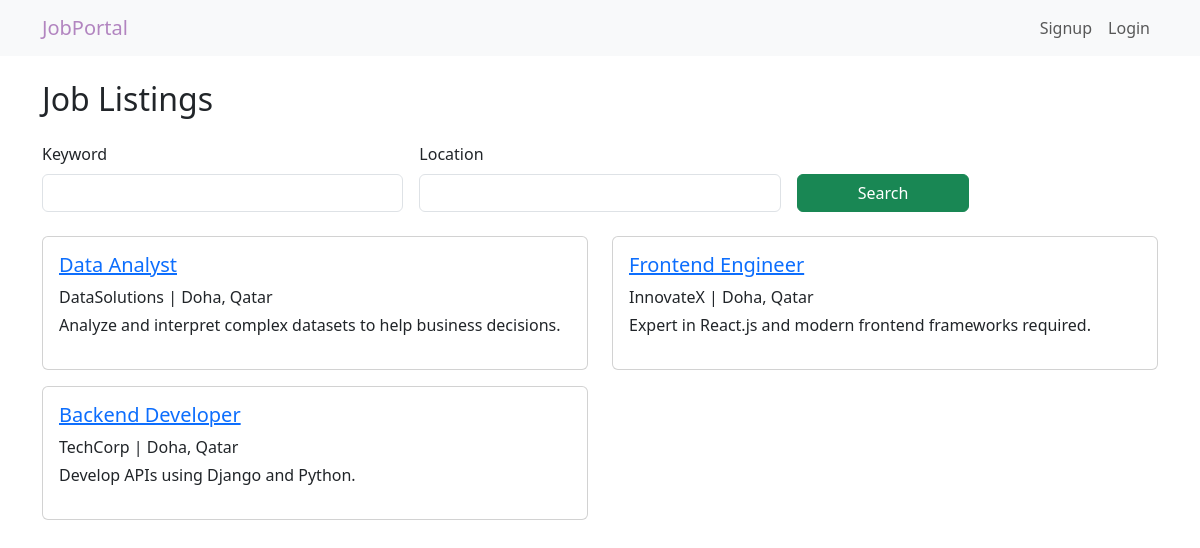
The page / on the database its author committed.
### jobapp/models.py (models this page shows, shortened)
class Job(models.Model):
    title = models.CharField(max_length=255)
    company = models.CharField(max_length=255)
    location = models.CharField(max_length=255, blank=True)
    description = models.TextField()
    created_by = models.ForeignKey(settings.AUTH_USER_MODEL, on_delete=models.CASCADE, related_name='posted_jobs')
    created_at = models.DateTimeField(auto_now_add=True)
    class Meta:
        ordering = ['-created_at']
    def get_absolute_url(self):
        return reverse('jobapp:job_detail', args=[self.pk])

### jobapp/views.py (the view)
# urls.py: path('', JobListView.as_view(), name='job_list'),
class JobListView(ListView):
    model = Job
    paginate_by = 8
    template_name = 'jobs/job_list.html'
    def get_context_data(self, **kwargs):
        context = super().get_context_data(**kwargs)
        context['search_form'] = JobSearchForm(self.request.GET or None)
        return context
    def get_queryset(self):
        qs = super().get_queryset()
        q = self.request.GET.get('q')
        loc = self.request.GET.get('location')
        if q:
            qs = qs.filter(Q(title__icontains=q) | Q(company__icontains=q) | Q(description__icontains=q))
        if loc:
            qs = qs.filter(location__icontains=loc)
        return qs

### jobapp/forms.py
class JobSearchForm(forms.Form):
    q = forms.CharField(required=False,label='Keyword')
    location = forms.CharField(required=False,label='Location')

### jobapp/templatetags/form_tags.py (called while the page is built)
@register.filter(name='add_class')
def add_class(field, css):
    return field.as_widget(attrs={"class": css})

### jobapp/templates/jobs/job_list.html (shortened to what this page needs)
{% extends 'base.html' %}
{% load form_tags %}
{% block content %}
<h2 class="mb-4">Job Listings</h2>
<form method="get" class="row g-3 mb-4">
  <div class="col-md-4">
    <label for="{{ search_form.q.id_for_label }}" class="form-label">Keyword</label>
    {{ search_form.q|add_class:"form-control" }}
  </div>
  <div class="col-md-4">
    <label for="{{ search_form.location.id_for_label }}" class="form-label">Location</label>
    {{ search_form.location|add_class:"form-control" }}
  </div>
  <div class="col-md-2 d-flex align-items-end">
    <button class="btn btn-success w-100">Search</button>
  </div>
</form>
<div class="row">
  {% for job in object_list %}
    <div class="col-md-6 mb-3">
      <div class="card p-3 h-100">
        <h5><a href="{{ job.get_absolute_url }}">{{ job.title }}</a></h5>
        <p class="mb-1">{{ job.company }} | {{ job.location }}</p>
        <p>{{ job.description|truncatewords:20 }}</p>
      </div>
    </div>
  {% empty %}
    <p>No jobs found.</p>
  {% endfor %}
</div>
{% endblock %}

### jobapp/templates/base.html (shortened to what this page needs)
{% load static %}
<!DOCTYPE html>
<html lang="en">
<head>
    <link rel="stylesheet" href="{% static 'css/style.css' %}">
    <link href="https://cdn.jsdelivr.net/npm/bootstrap@5.3.0/dist/css/bootstrap.min.css" rel="stylesheet">
</head>
<body>
<nav class="navbar navbar-expand-lg navbar-light bg-light mb-4">
  <div class="container">
    <a class="navbar-brand" href="{% url 'jobapp:job_list' %}">JobPortal</a>
    <div class="collapse navbar-collapse" id="navbarNav">
      <ul class="navbar-nav ms-auto">
        {% if user.is_authenticated %}
            <li class="nav-item"><a class="nav-link" href="{{ user.get_dashboard_url }}">Dashboard</a></li>
            <li class="nav-item">
              <form method="post" action="{% url 'jobapp:logout' %}">
                {% csrf_token %}
                <button class="btn btn-link nav-link p-0" type="submit">Logout</button>
              </form>
            </li>
        {% else %}
            <li class="nav-item"><a class="nav-link" href="{% url 'jobapp:signup' %}">Signup</a></li>
            <li class="nav-item"><a class="nav-link" href="{% url 'jobapp:login' %}">Login</a></li>
        {% endif %}
      </ul>
    </div>
  </div>
</nav>
<div class="container">
    {% block content %}{% endblock %}
</div>
</body>
</html>

### jobapp/static/css/style.css (style rules this page uses)
body { font-family: 'Open Sans', sans-serif; background-color: #f8f9fa; }
.card { border-radius: 10px; }
.navbar-brand { color: #B285C0 !important; }

### rows shown on the page
Job: title "Data Analyst", company "DataSolutions", location "Doha, Qatar", description "Analyze and interpret complex datasets to help business decisions."
Job: title "Frontend Engineer", company "InnovateX", location "Doha, Qatar", description "Expert in React.js and modern frontend frameworks required."
Job: title "Backend Developer", company "TechCorp", location "Doha, Qatar", description "Develop APIs using Django and Python."
